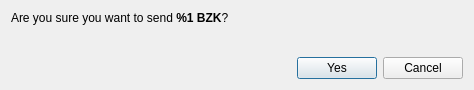
<?xml version="1.0" encoding="UTF-8"?>
<ui version="4.0">
  <class>ConfirmSendDialog</class>
  <widget class="QDialog" name="ConfirmSendDialog">
    <property name="windowModality">
      <enum>Qt::ApplicationModal</enum>
    </property>
    <property name="geometry">
      <rect>
        <x>0</x>
        <y>0</y>
        <width>474</width>
        <height>90</height>
      </rect>
    </property>
    <property name="windowTitle">
      <string>Confirm sending %1 BZK</string>
    </property>
    <layout class="QVBoxLayout" name="verticalLayout">
      <item>
        <layout class="QVBoxLayout" name="verticalLayout_2">
          <item>
            <widget class="QLabel" name="m_confirmLabel">
              <property name="text">
                <string>&lt;html&gt;&lt;head/&gt;&lt;body&gt;&lt;p&gt;Are you sure you want to send &lt;strong&gt;%1 BZK&lt;/strong&gt;?&lt;/p&gt;&lt;/body&gt;&lt;/html&gt;</string>
              </property>
              <property name="textFormat">
                <enum>Qt::RichText</enum>
              </property>
            </widget>
          </item>
          <item>
            <widget class="QLabel" name="m_paymentIdLabel">
              <property name="text">
                <string/>
              </property>
              <property name="textFormat">
                <enum>Qt::RichText</enum>
              </property>
            </widget>
          </item>
        </layout>
      </item>
      <item>
        <spacer name="verticalSpacer">
          <property name="orientation">
            <enum>Qt::Vertical</enum>
          </property>
          <property name="sizeHint" stdset="0">
            <size>
              <width>20</width>
              <height>40</height>
            </size>
          </property>
        </spacer>
      </item>
      <item>
        <layout class="QHBoxLayout" name="horizontalLayout_2">
          <item>
            <spacer name="horizontalSpacer">
              <property name="orientation">
                <enum>Qt::Horizontal</enum>
              </property>
              <property name="sizeHint" stdset="0">
                <size>
                  <width>40</width>
                  <height>20</height>
                </size>
              </property>
            </spacer>
          </item>
          <item>
            <widget class="QPushButton" name="m_okButton">
              <property name="text">
                <string>Yes</string>
              </property>
              <property name="icon">
                <iconset resource="../../resources.qrc">
                  <normaloff>:/icons/transaction</normaloff>:/icons/transaction
                </iconset>
              </property>
            </widget>
          </item>
          <item>
            <widget class="QPushButton" name="m_cancelButton">
              <property name="text">
                <string>Cancel</string>
              </property>
              <property name="icon">
                <iconset resource="../../resources.qrc">
                  <normaloff>:/icons/cancel</normaloff>:/icons/cancel
                </iconset>
              </property>
            </widget>
          </item>
        </layout>
      </item>
    </layout>
  </widget>
  <resources>
    <include location="../../resources.qrc"/>
  </resources>
  <connections>
    <connection>
      <sender>m_okButton</sender>
      <signal>clicked()</signal>
      <receiver>ConfirmSendDialog</receiver>
      <slot>accept()</slot>
      <hints>
        <hint type="sourcelabel">
          <x>500</x>
          <y>62</y>
        </hint>
        <hint type="destinationlabel">
          <x>276</x>
          <y>44</y>
        </hint>
      </hints>
    </connection>
    <connection>
      <sender>m_cancelButton</sender>
      <signal>clicked()</signal>
      <receiver>ConfirmSendDialog</receiver>
      <slot>reject()</slot>
      <hints>
        <hint type="sourcelabel">
          <x>417</x>
          <y>62</y>
        </hint>
        <hint type="destinationlabel">
          <x>276</x>
          <y>44</y>
        </hint>
      </hints>
    </connection>
  </connections>
</ui>
